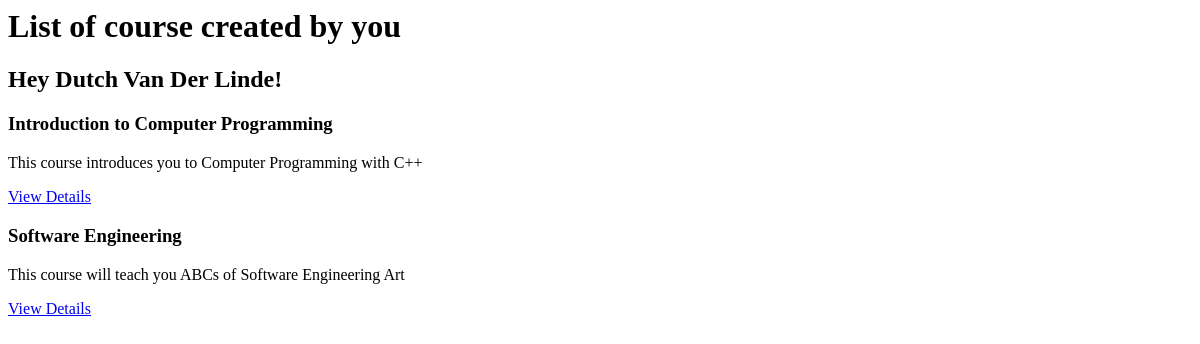
The app's page /courses/list/, older data.
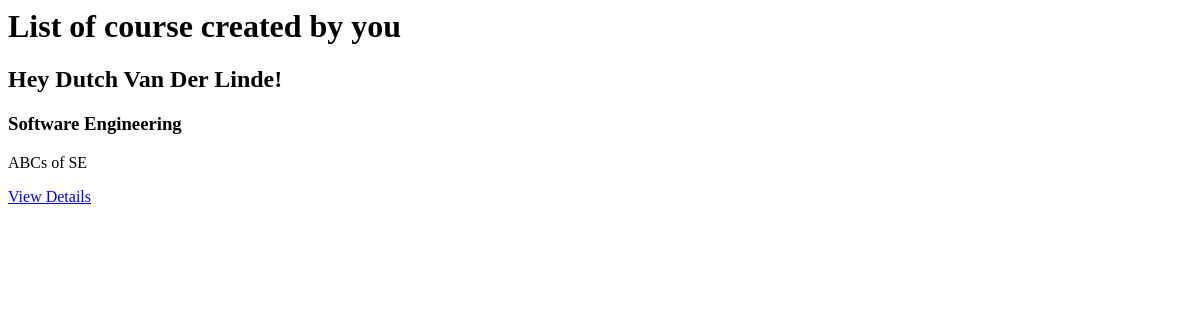
The same page, newer data.
### courses/models.py (models this page shows, shortened)
class Course(models.Model):
    title = models.CharField(max_length = 150, db_index = True)
    description = models.TextField(blank = False)
    slug = models.SlugField(max_length=150, unique = True) #later actually can change
    instructor = models.CharField(max_length = 40, db_index = True) #later link it ot actual instructor
    credit_units = models.IntegerField(db_index = True)
    status = models.IntegerField(db_index = True) # value 1 if course is opened, 0 if closed
    category = models.CharField(max_length = 150, db_index = True)
    def get_absolute_url(self):
        return reverse('course_detail_url', kwargs = {'slug' : self.slug})

### courses/views.py (the view)
# urls.py: path('list/', views.courses_list),
def courses_list(request):
    courses = Course.objects.filter(instructor = "Dutch Van Der Linde") #assume this is default tutor now. How to get the name of the logged in tutor?
    return render(request, "courses/courses_list.html", context = {'courses' : courses})

### courses/templates/courses/courses_list.html
<h1>List of course created by you</h1>
<h2>Hey {{courses.0.instructor}}! </h2>
{% for course in courses %}
    <h3>{{course.title}}</h3>
    <p>{{course.description}}</p>
    <a href = "{{ course.get_absolute_url }}">View Details</a>
{% endfor %}

Row changes from the older to the newer data that the page shows:
removed Course: title "Software Engineering", description "This course will teach you ABCs of Software Engineering Art"
changed Course "Dutch Van Der Linde": title "Introduction to Computer Programming" → "Software Engineering"; description "This course introduces you to Computer Programming with C++" → "ABCs of SE"
